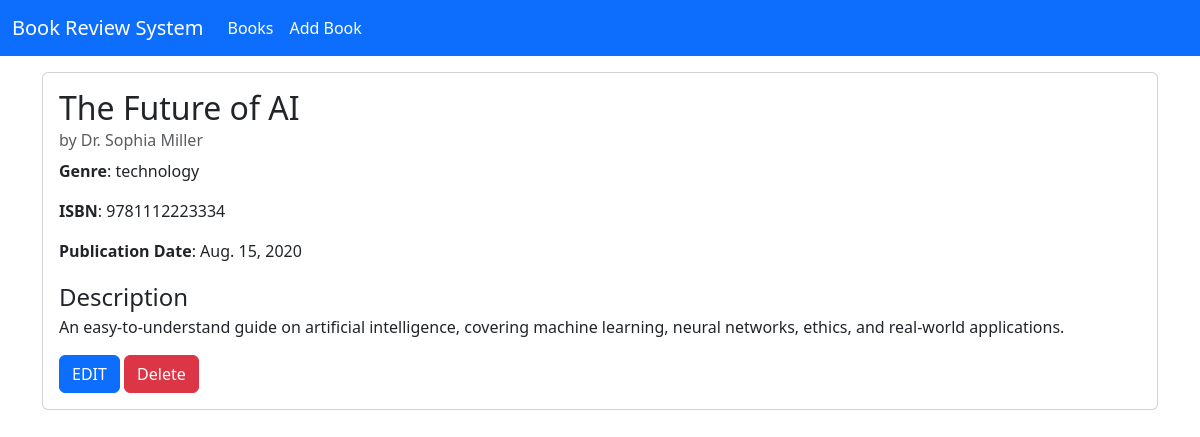
Screenshot of /book/8 with the database file from the repository.
### book/models.py (models this page shows, shortened)
class Book(models.Model):
    GENRE_CHOICES = [
        ("fiction","Fiction"),
        ("non_fiction","Non-Fiction"),
        ("science","Science"),
        ("technology","technology"),
        ("history","History"),
        ("other","Other")
    ]
    title = models.CharField(max_length=200)
    author = models.CharField(max_length=200)
    description = models.TextField()
    genre = models.CharField(max_length=20,choices=GENRE_CHOICES)
    isbn = models.CharField('ISBN',max_length=13,unique=True)
    publication_date = models.DateField()
    average_rating = models.DecimalField(
        max_digits=3,
        decimal_places=2,
        validators=[MinLengthValidator(0),MaxLengthValidator(5)],
        default=0
    )
    created_at = models.DateTimeField(auto_now_add=True)
    updated_at = models.DateTimeField(auto_now=True)

### book/views.py (the view)
# urls.py: path("book/<int:bk_id>",book_detail,name="book-detail"),
def book_detail(req,bk_id):
    book = Book.objects.get(pk=bk_id)
    return render(req,"book/book_details.html",{"bk":book})

### book/templates/book/book_details.html (shortened to what this page needs)
{% extends "book/base.html" %}
{% block content %}
<div class="container-fluid">
    <div class="container ">
        <div class="card">
            <div class="card-body">
                <h2 class="card-title">{{bk.title}}</h2>
                <h6 class="card-subtitle mb-2 text-body-secondary">by {{bk.author}}</h6>
                <p class="card-text"><span class="fw-bold">Genre</span>: {{bk.genre}}</p>
                <p class="card-text"><span class="fw-bold">ISBN</span>: {{bk.isbn}}</p>
                <p class="card-text"><span class="fw-bold">Publication Date</span>: {{bk.publication_date}}</p>
                <p class="card-text"><span class="fw-medium fs-4">Description</span><br> {{bk.description}}</p>
                <a href="{% url 'update-detail' bk.pk %}" class="btn btn-primary d-inline-block">EDIT</a>
                <form action="{% url 'delete-book' bk.pk %}" method="POST" class="d-inline">
                    <button type="submit" class="btn btn-danger">Delete</button>
                </form>
            </div>
        </div>
    </div>
</div>
{% endblock %}

### rows the page displays
Book: title "The Future of AI", author "Dr. Sophia Miller", genre "technology", isbn "9781112223334", publication_date "Aug. 15, 2020", description "An easy-to-understand guide on artificial intelligence, covering machine learning, neural networks, ethics, and real-world applications."
